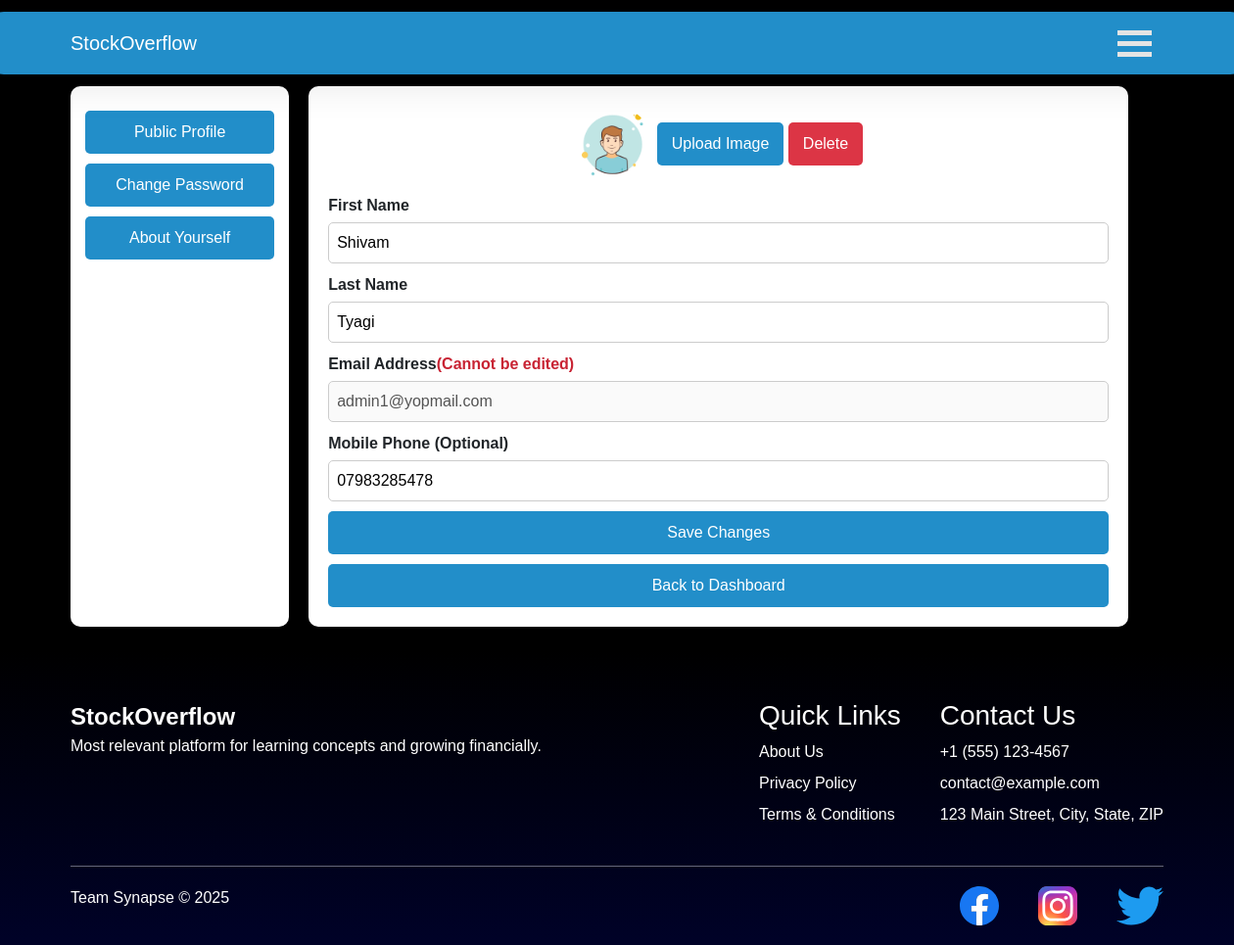
The app's page /accounts/profile/ (signed in) with its own data.
### stock_accounts/models.py (models this page shows)
class CustomUser(AbstractUser):
    username = None  # Remove username field
    email = models.EmailField(unique=True)
    phone = models.CharField(max_length=15, blank=True, null=True)
    address = models.TextField(blank=True, null=True)
    phone_number = models.CharField(max_length=15, blank=True)
    investment_experience = models.CharField(
        max_length=20,
        choices=INVESTMENT_EXPERIENCE_CHOICES,
        default='beginner'
    )
    risk_tolerance = models.CharField(
        max_length=10,
        choices=RISK_TOLERANCE_CHOICES,
        default='medium'
    )
    date_of_birth = models.DateField(null=True, blank=True)
    investment_goals = models.TextField(blank=True)
    USERNAME_FIELD = "email"
    REQUIRED_FIELDS = []
    objects = CustomUserManager()
    def __str__(self):
        return self.email

### stock_accounts/views.py (the view)
# urls.py: path('profile/', profile, name='profile'),
@login_required
def profile(request):
    try:
        data = CustomUser.objects.filter(email=request.user.email)
        print(f'dtaaaaa {data}')
        for i in data:
            print(i.first_name)
        return render(request, 'profile.html', {"data": request.user})
    except Exception as e:
        return render(request, 'profile.html')

### templates/profile.html (shortened to what this page needs)
{% extends "base.html" %}
{% load static %}
{% block content %}
        <link rel="stylesheet" href="{% static 'designs/profile_styles.css' %}">
        <div class="profile-container">
            <aside class="sidebar">
                <ul>
                    <li><a href="javascript:void(0);" onclick="showSection('profile-form')">Public Profile</a></li>
                    <li><a href="javascript:void(0);" onclick="showSection('password-form')">Change Password</a></li>
                    <li><a href="javascript:void(0);" onclick="showSection('about-form')">About Yourself</a></li>
                </ul>
            </aside>
            <main class="profile-content">
                <div class="profile-card">
                    <div id="profile-form">
                        <div class="profile-image">
                            <img src="{% static 'images/icons8-user-100.png' %}" alt="Profile Picture">
                            <button class="upload-btn">Upload Image</button>
                            <button class="delete-btn">Delete</button>
                        </div>
                        <form class="profile-form" method="POST" action="{% url 'update_profile' %}">
                            <label>First Name</label>
                            <input type="text" name="first_name" value="{{ data.first_name }}" required>
                            <label>Last Name</label>
                            <input type="text" name="last_name" value="{{ data.last_name }}" required>
                            <label>Email Address<span style="color: #c82333;">(Cannot be edited)</span></label>
                            <input type="email" name="email" value="{{ data.email }}" disabled>
                            <label>Mobile Phone (Optional)</label>
                            <input type="text" name="phone" value="{{ data.phone|default_if_none:'' }}">
                            <button class="save-btn" type="submit" value="submit">Save Changes</button>
                            <button class="save-btn" type="button" onclick="location.href='{% url 'dashboard' %}'">Back to Dashboard</button>
                        </form>
                    </div>
                </div>
            </main>
        </div>
        {% endblock %}

### static/designs/base.css (style rules this page uses)
:root { --primary-color: #228ec9; --primary-light: rgba(108, 92, 231, 0.1); --primary-dark: #64c7fc; --success-color: #28A745; --danger-color: #DC3545; --warning-color: #FFC107; --info-color: #17A2B8; }
body { background: #000; align-items: center; justify-content: center; flex-direction: column; height: 100vh; font-family: "Poppins", sans-serif; }

### static/designs/profile_styles.css (style rules this page uses)
.profile-container { display: flex; gap: 20px; }
.sidebar { width: 20%; background: #ffffff; padding: 15px; border-radius: 10px; }
.sidebar ul { list-style: none; padding: 0; }
.sidebar ul li { margin-bottom: 10px; }
.sidebar ul li a { text-decoration: none; color: #333; font-size: 16px; }
.profile-content { width: 75%; }
.profile-card { background: #ffffff; padding: 20px; border-radius: 10px; box-shadow: 0px 0px 10px rgba(0, 0, 0, 0.1); }
.profile-image { text-align: center; }
.profile-image img { width: 80px; height: 80px; border-radius: 50%; }
.upload-btn, .delete-btn { display: block; margin: 10px auto; padding: 8px 12px; border: none; cursor: pointer; }
.upload-btn { background-color: #007bff; color: white; }
.delete-btn { background-color: red; color: white; }
.profile-form { display: flex; flex-direction: column; }
.profile-form label { margin-top: 10px; font-weight: bold; }
.profile-form input { padding: 8px; margin-top: 5px; border: 1px solid #ccc; border-radius: 5px; }
.save-btn { margin-top: 15px; padding: 10px; background: #228ec9; color: white; border: none; cursor: pointer; }
.sidebar ul { list-style-type: none; padding: 0; }
.sidebar ul li { margin: 10px 0; }
.sidebar ul li a { display: block; padding: 10px; background-color: #228ec9; color: white; text-decoration: none; border-radius: 5px; text-align: center; transition: background-color 0.3s; }
.save-btn, .upload-btn, .delete-btn { display: inline-block; padding: 10px 15px; background-color: #228ec9; color: white; border: none; border-radius: 5px; cursor: pointer; transition: background-color 0.3s; margin-top: 10px; }
.delete-btn { background-color: #dc3545; }

### records on screen
CustomUser: first_name "Shivam", last_name "Tyagi", email "admin1@yopmail.com", phone "07983285478"
